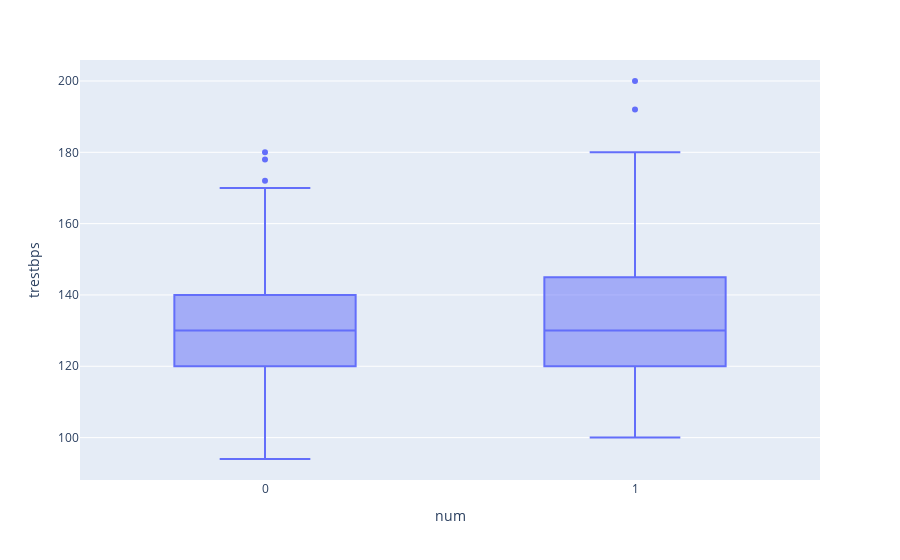

Notebook cell for this chart:
### Code cell
fig = px.box(DF_1, x='num', y='trestbps')
fig.show()

### Figure 1 — Plotly figure (JSON) as saved in the notebook; plotly's stock layout.template omitted (floating-point values rounded to 4 significant figures; data arrays with more than 128 entries replaced by an {"elided": "..."} marker saying what was removed)
{"data": [{"alignmentgroup": "True", "hovertemplate": "num=%{x}<br>trestbps=%{y}<extra></extra>", "legendgroup": "", "marker": {"color": "#636efa"}, "name": "", "notched": false, "offsetgroup": "", "orientation": "v", "showlegend": false, "type": "box", "x": {"elided": "297 int values"}, "x0": " ", "xaxis": "x", "y": {"elided": "297 int values"}, "y0": " ", "yaxis": "y"}], "layout": {"boxmode": "group", "legend": {"tracegroupgap": 0}, "margin": {"t": 60}, "xaxis": {"anchor": "y", "domain": [0, 1], "title": {"text": "num"}}, "yaxis": {"anchor": "x", "domain": [0, 1], "title": {"text": "trestbps"}}}}
